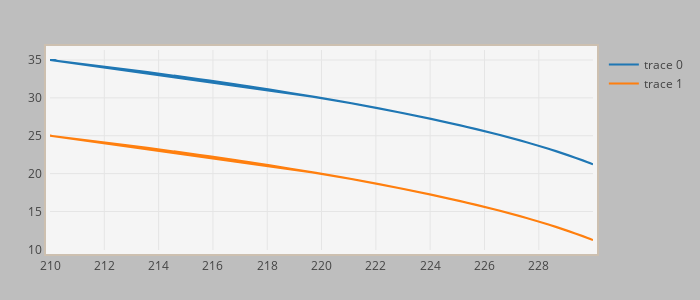

Source (notebook cell):
### Code cell
fig.layout.paper_bgcolor='#bebebe'
plotly.offline.iplot(fig)
